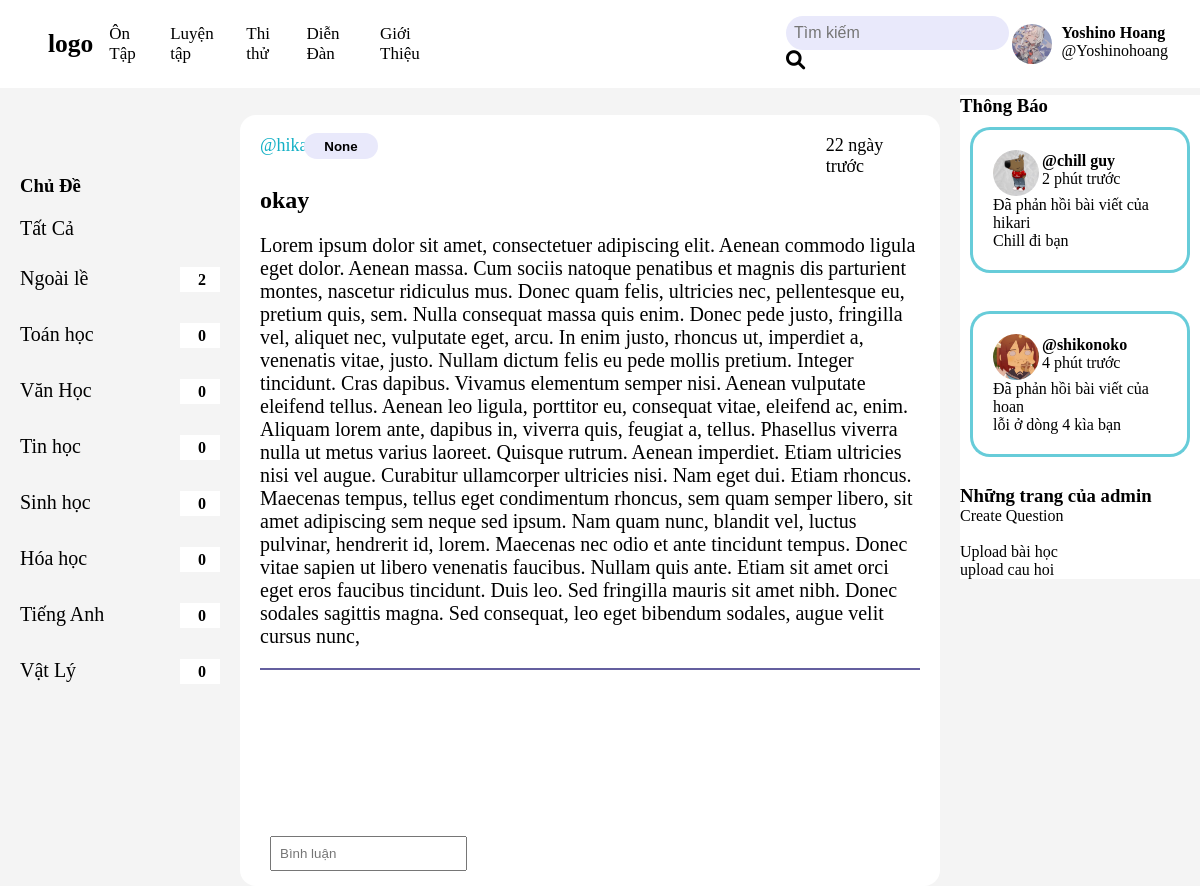
Screenshot of /room/11/ (signed in) with the database file from the repository.
### base/models.py (models this page shows, shortened)
class Topic(models.Model):
    name = models.CharField(max_length=200)
    description = models.TextField(null = True, blank = True)
    def room_count(self):
        return self.room_set.count()

class Room(models.Model):
    host = models.ForeignKey(User, on_delete=models.SET_NULL, null = True)
    topic = models.ForeignKey(Topic, on_delete=models.SET_NULL, null = True)
    name= models.CharField(max_length=200)
    description = models.TextField(null = True, blank = True)
    updated = models.DateTimeField(auto_now=True)
    created = models.DateTimeField(auto_now_add=True)
    class Meta:
        ordering = ["-updated", "-created"]
    def message_count(self):
        return self.message_set.count()

### base/views.py (the view, shortened to what this page needs)
# urls.py: path('room/<str:pk>/', views.room, name="room"),
def room(request,pk):
    topics = Topic.objects.all()
    room = Room.objects.get(id=pk)
    room_comment = room.message_set.all()
    comment_count =room.message_count()
    context = {'room': room,'room_comment':room_comment, 'topics':topics,
               'comment_count':comment_count,}
    return render(request, 'base/room.html', context)

### study/templatetags/custom_filter.py (called while the page is built)
@register.filter
def days_since(value):
    if not value:
        return ""
    now = timezone.now()
    delta = now - value
    days = delta.days
    if days == 0:
        return "Hôm nay"
    elif days == 1:
        return "1 ngày trước"
    else:
        return f"{days} ngày trước"

### base/templates/base/room.html (shortened to what this page needs)
{% extends 'main.html' %}
{% block content %}
{% load custom_filter %}
{% load static %}
{% if request.session.theme == 'dark' %}
<link rel="stylesheet" href="{% static 'styles/dark.css' %}">
{% else %}
<link rel="stylesheet" href="{% static 'styles/light.css' %}">
{% endif %}
<div class="room-wraper">
    <div>
        {% include 'base/topic_bar.html' %}
    </div>
    <div class="inside_post">
        <div class="top_section">
        <a href="{%url 'profile' room.host.id %}">@{{room.host.username}} </a>
        <button><a href="{%url 'home'%}?q={{room.topic}}">{{room.topic}}</a></button>
        <p>{{ room.created|days_since }}</p>
        </div>
        <div class="middle_section_i">
            <h2>{{room.name}}</h1>
            <p>{{room.description}}</p>
        </div>
        <div class="comment-section">
        </div>
        {%if request.user.is_authenticated %}
        <div class ='comment-form'>
            <form action="" method='POST'>
                <input type="text" name="body" placeholder="Bình luận" >
            </form>
        </div>
    </div>
    <div>
        {% include 'base/notification_bar.html'%}
    </div>
</div>
{%endif%}
{% endblock %}

### base/templates/base/topic_bar.html (shortened to what this page needs)
{%block content%}
{% load static %}
{% if request.session.theme == 'dark' %}
<link rel="stylesheet" href="{% static 'styles/dark.css' %}">
{% else %}
<link rel="stylesheet" href="{% static 'styles/light.css' %}">
{% endif %}
<div class="topic_wraper">
    <h3>Chủ Đề</h3>
    <div class="topic_all">
        <a href="{%url 'home'%}">Tất Cả</a>
    </div>
    <div class="topic_display">
        {%for topic in topics%}
            <div class="topic_name">
                <a href="{%url 'home'%}?q={{topic.name}}">{{topic.name}}</a>
                <div class="topic_rc">
                    <p>{{topic.room_count}}</p>
                </div>
            </div>
            <br>
        {%endfor%}
    </div>
</div>
{%endblock%}

### static/styles/light.css (style rules this page uses)
body { background-color: #f4f4f4; padding-top: 75px; }
* { margin: 0; padding: 0; box-sizing: border-box; }
a { text-decoration: none; color: black; }
.room-wraper { display: grid; height: 100vh; grid-template-columns: 1fr 3fr 1fr; }
.topic_wraper { display: block; padding: 20px; padding-top: 100px; }
.topic_display { padding-top: 12px; }
.topic_name { display: grid; grid-template-columns: 4fr 1fr; margin-top: 15px; }
.topic_name a { outline: none; color: black; text-decoration: none; font-family:'Sansation'; font-size: 20px; }
.topic_rc { display: flex; background-color: #ffff; height: 110%; align-items: center; }
.topic_rc p { padding-left: 45%; font-family:'Sansation'; font-weight: bold; }
.topic_all { color: black; text-decoration: none; font-family:'Sansation'; font-size: 20px; margin-top: 20px; }
.top_section { display: grid; grid-template-columns: 2fr 1fr; padding-bottom: 10px; padding-top: 10px; }
.top_section a { color: #14B0C5; width: fit-content; height: fit-content; justify-self: start; }
.top_section p { justify-self: end; padding-right:20px ; }
.top_section button { width: fit-content; height: 26px; padding-left: 20px; padding-right: 20px; margin-top: -2px; margin-left: -50px; border-radius: 20px; border: none; background-color:#E9E9FB ; }
.top_section button a { font-weight: bold; color: #000000; }
.inside_post { min-height: 100vh - 75px; display: grid; grid-template-rows: 0.6fr auto 3fr; margin-top:40px; margin-right: 20px; padding-left: 20px; padding-right: 20px; border-radius: 16px; background-color: #ffffff; }
.inside_post .top_section { display: grid; grid-template-columns: 1fr 5fr 1fr ; padding-top: 20px; font-size: 18px; }
.comment-form { display: flex; position:fixed; bottom: 0; z-index: 999; width: 5fr; padding: 10px; }
.comment-form input[type="text"] { width: calc(); padding: 8px; margin: 5px 0; }
.middle_section_i { display: block; padding-bottom: 20px; border-bottom: 2px solid #645F9F; }
.middle_section_i p { padding-top: 20px; font-size: 20px; }
.comment-section { padding-top: 50px; }

### rows the page displays
Topic: name "Ngoài lề", room_count "2"
Topic: name "Toán học", room_count "0"
Topic: name "Văn Học", room_count "0"
Topic: name "Tin học", room_count "0"
Topic: name "Sinh học", room_count "0"
Topic: name "Hóa học", room_count "0"
Topic: name "Tiếng Anh", room_count "0"
Topic: name "Vật Lý", room_count "0"
Room: host.username "hikari", topic "None", created|days_since "22 ngày trước", name "okay", description "Lorem ipsum dolor sit amet, consectetuer adipiscing elit. Aenean commodo ligula eget dolor. Aenean massa. Cum sociis natoque penatibus et magnis dis parturient montes, nascetur ridiculus mus. Donec quam felis, ultricies nec, pellentesque eu, pretium quis, sem. Nulla consequat massa quis enim. Donec pede justo, fringilla vel, aliquet nec, vulputate eget, arcu. In enim justo, rhoncus ut, imperdiet a, venenatis vitae, justo. Nullam dictum felis eu pede mollis pretium. Integer tincidunt. Cras dapibus. Vivamus elementum semper nisi. Aenean vulputate eleifend tellus. Aenean leo ligula, porttitor eu, consequat vitae, eleifend ac, enim. Aliquam lorem ante, dapibus in, viverra quis, feugiat a,…"
